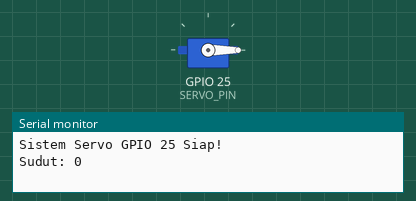
The program below on a simulated ESP32. On the bench: servo, the last lines printed to the serial monitor.

Above: at 0.05 s.
At 2.25 s:
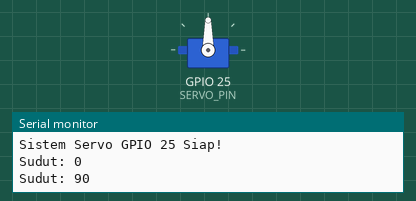
At 4.5 s:
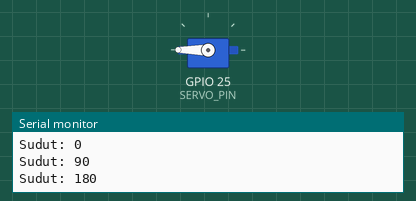
Timing chart, 0 to 5.9 s (numbered marks = the images above):
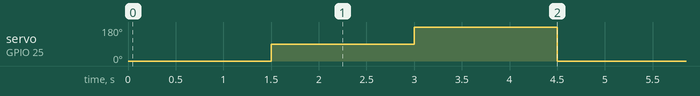

The program:

main.cpp
```cpp
#include <Arduino.h>
#include <ESP32Servo.h>

#define SERVO_PIN 25

Servo myServo;

void setup() {
  Serial.begin(115200);

  // Alokasi timer PWM ESP32 untuk Servo
  ESP32PWM::allocateTimer(0);

  // Set frekuensi standar servo (50Hz)
  myServo.setPeriodHertz(50);

  // Hubungkan GPIO 25 ke servo dengan rentang pulsa 500us - 2400us
  myServo.attach(SERVO_PIN, 500, 2400);

  Serial.println("Sistem Servo GPIO 25 Siap!");
}

void loop() {
  // Posisi 0 Derajat
  Serial.println("Sudut: 0");
  myServo.write(0);
  delay(1500);

  // Posisi 90 Derajat
  Serial.println("Sudut: 90");
  myServo.write(90);
  delay(1500);

  // Posisi 180 Derajat
  Serial.println("Sudut: 180");
  myServo.write(180);
  delay(1500);
}
```

Measured:
- by itself, servo on GPIO 25 (SERVO_PIN): repeats every 4.5 s: 180° 1.5 s, 0° 1.5 s, 90° 1.5 s
